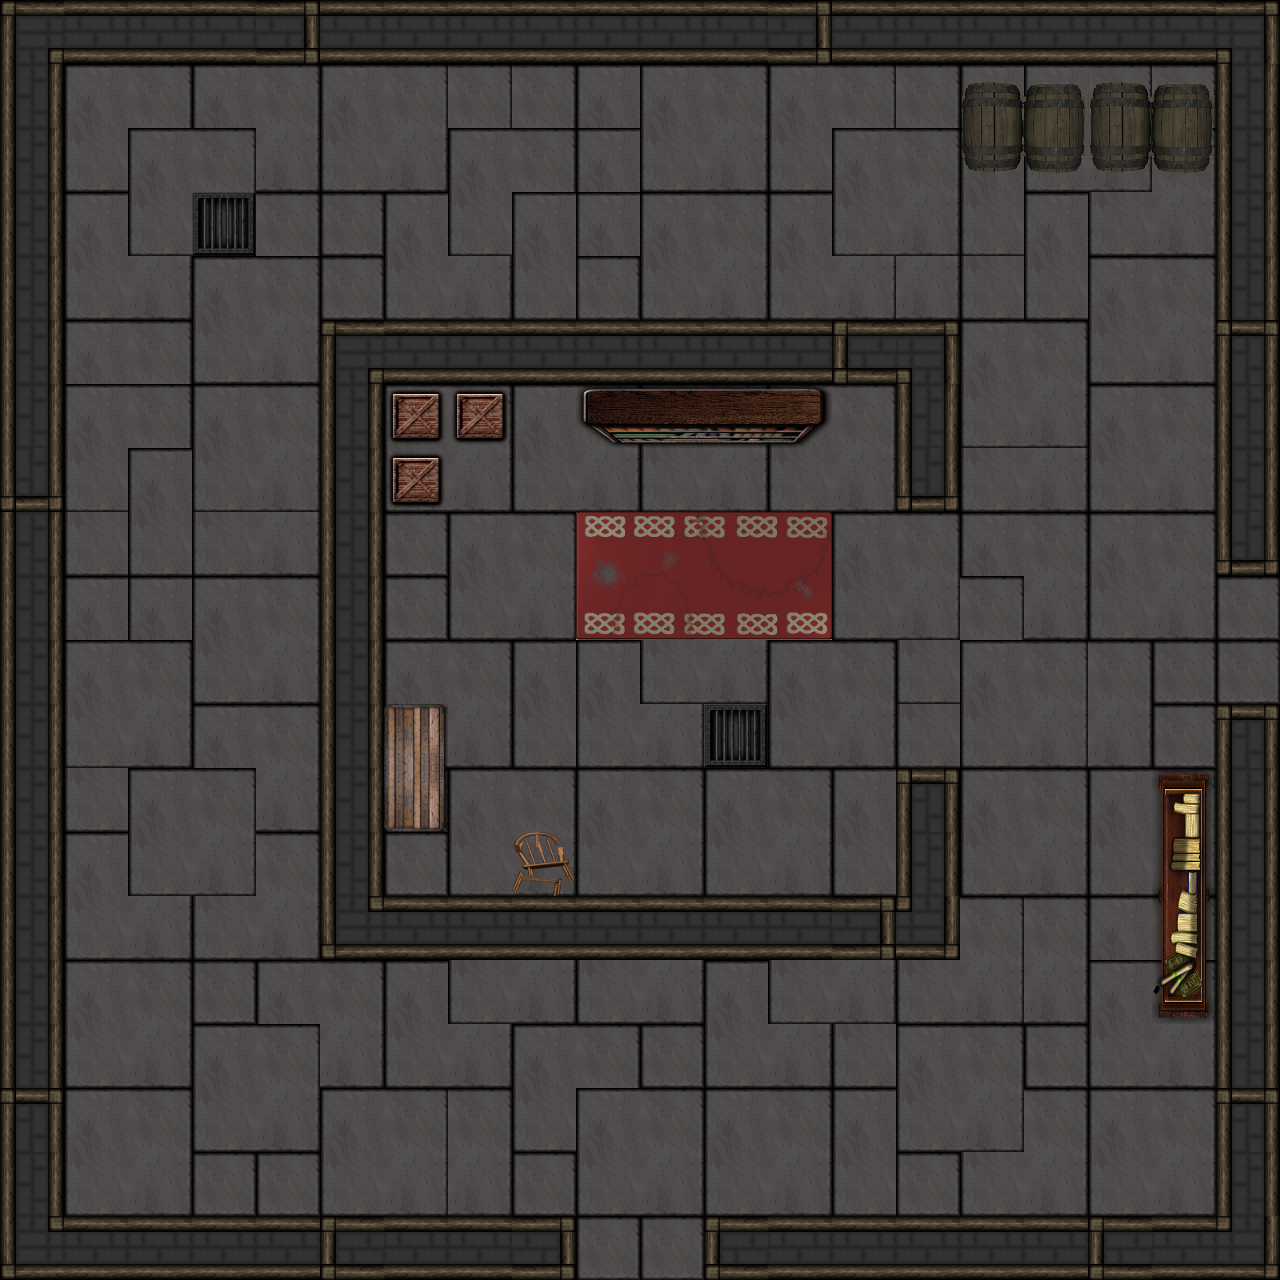

Tiled map render using the project's own tile images. Description and the whole map definition, tile-layer contents included, below:
An orthogonal 20x20 tile map with 64x64 px tiles, 2 tile layers (sol, decor) and 22 objects (17x wall, 2x door, zombie, key, health).

<map version="1.0" tiledversion="1.0.2" orientation="orthogonal" renderorder="right-down" width="20" height="20" tilewidth="64" tileheight="64" nextobjectid="34">
 <tileset firstgid="1" name="test_dungeon" tilewidth="64" tileheight="64" tilecount="160" columns="4">
  <image source="../img/test_dungeon.png" width="256" height="2560" />
 </tileset>
 <layer name="sol" width="20" height="20">
  <data encoding="csv">
3,2,2,2,10,2,2,2,2,2,2,2,10,2,2,2,2,2,2,4,
1,13,14,13,14,13,14,14,14,13,13,14,13,14,14,13,13,14,14,1,
1,17,13,14,18,17,18,13,14,13,17,18,17,13,14,13,17,18,14,1,
1,13,17,18,14,21,13,17,13,13,13,14,13,17,18,17,13,17,18,1,
1,17,18,13,14,21,17,18,17,21,17,18,17,18,18,17,17,13,14,1,
1,13,14,17,18,3,2,2,2,2,2,2,2,5,4,13,14,17,18,6,
1,13,14,13,14,1,13,14,13,14,13,14,13,14,1,17,18,13,14,1,
9,17,13,17,18,1,17,18,17,18,17,18,17,18,9,17,18,17,18,1,
1,17,17,17,18,1,21,13,14,13,14,13,14,13,14,13,14,13,14,9,
1,13,13,13,14,1,21,17,18,17,18,17,18,17,18,14,18,17,18,21,
1,13,14,17,18,1,13,14,13,13,17,18,13,14,17,13,14,14,21,21,
1,17,18,13,14,1,17,18,17,17,18,18,17,18,17,17,18,18,21,6,
1,17,13,14,18,1,21,13,14,13,14,13,14,13,6,13,14,13,14,1,
1,13,17,18,14,1,21,17,18,17,18,17,18,17,1,17,18,17,18,1,
1,17,18,17,18,7,2,2,2,2,2,2,2,10,8,14,14,13,14,1,
1,13,14,21,13,14,13,17,18,17,18,13,17,18,17,18,18,13,14,1,
1,17,18,13,14,18,17,18,13,14,21,17,18,17,13,14,21,17,18,1,
6,13,14,17,18,13,14,14,17,13,14,13,14,13,17,18,14,13,14,6,
1,17,18,21,21,17,18,18,21,17,18,17,18,17,21,17,18,17,18,1,
7,2,2,2,2,5,2,2,10,21,21,5,2,2,2,2,2,5,2,8
</data>
 </layer>
 <layer name="decor" width="20" height="20">
  <data encoding="csv">
0,0,0,0,0,0,0,0,0,0,0,0,0,0,0,0,0,0,0,0,
0,0,0,0,0,0,0,0,0,0,0,0,0,0,0,34,35,34,35,0,
0,0,0,0,0,0,0,0,0,0,0,0,0,0,0,38,39,38,39,0,
0,0,0,109,0,0,0,0,0,0,0,0,0,0,0,0,0,0,0,0,
0,0,0,0,0,0,0,0,0,0,0,0,0,0,0,0,0,0,0,0,
0,0,0,0,0,0,0,0,0,0,0,0,0,0,0,0,0,0,0,0,
0,0,0,0,0,0,49,49,0,81,82,83,84,0,0,0,0,0,0,0,
0,0,0,0,0,0,49,0,0,0,0,0,0,0,0,0,0,0,0,0,
0,0,0,0,0,0,0,0,0,69,70,71,72,0,0,0,0,0,0,0,
0,0,0,0,0,0,0,0,0,73,74,75,76,0,0,0,0,0,0,0,
0,0,0,0,0,0,0,0,0,0,0,0,0,0,0,0,0,0,0,0,
0,0,0,0,0,0,25,0,0,0,0,109,0,0,0,0,0,0,0,0,
0,0,0,0,0,0,29,0,0,0,0,0,0,0,0,0,0,0,43,0,
0,0,0,0,0,0,0,0,28,0,0,0,0,0,0,0,0,0,47,0,
0,0,0,0,0,0,0,0,0,0,0,0,0,0,0,0,0,0,51,0,
0,0,0,0,0,0,0,0,0,0,0,0,0,0,0,0,0,0,55,0,
0,0,0,0,0,0,0,0,0,0,0,0,0,0,0,0,0,0,0,0,
0,0,0,0,0,0,0,0,0,0,0,0,0,0,0,0,0,0,0,0,
0,0,0,0,0,0,0,0,0,0,0,0,0,0,0,0,0,0,0,0,
0,0,0,0,0,0,0,0,0,0,0,0,0,0,0,0,0,0,0,0
</data>
 </layer>
 <objectgroup name="wall">
  <object id="3" name="wall" x="64" y="0" width="1152" height="64" />
  <object id="4" name="wall" x="0" y="0" width="64" height="1280" />
  <object id="5" name="wall" x="1216" y="0" width="64" height="576" />
  <object id="6" name="wall" x="384" y="320" width="576" height="64" />
  <object id="7" name="wall" x="320" y="320" width="64" height="640" />
  <object id="8" name="wall" x="64" y="1216" width="512" height="64" />
  <object id="9" name="wall" x="704" y="1216" width="512" height="64" />
  <object id="10" name="wall" x="1216" y="704" width="64" height="576" />
  <object id="12" name="wall" x="384" y="896" width="576" height="64" />
  <object id="13" name="wall" x="896" y="768" width="64" height="128" />
  <object id="14" name="wall" x="896" y="384" width="64" height="128" />
  <object id="28" name="wall" x="576" y="384" width="256" height="64" />
  <object id="29" name="wall" x="384" y="384" width="64" height="128" />
  <object id="30" name="wall" x="448" y="384" width="64" height="64" />
  <object id="31" name="wall" x="384" y="704" width="64" height="128" />
  <object id="32" name="wall" x="1152" y="768" width="64" height="256" />
  <object id="33" name="wall" x="960" y="64" width="256" height="128" />
 </objectgroup>
 <objectgroup name="enemy">
  <object id="15" name="zombie" gid="110" x="192" y="832" width="64" height="64" />
 </objectgroup>
 <objectgroup name="item">
  <object id="20" name="door" gid="111" x="1216" y="704" width="64" height="128">
   <properties>
    <property name="dir" value="right" />
    <property name="link" value="map2" />
   </properties>
  </object>
  <object id="25" name="key" gid="112" x="1024" y="960" width="64" height="64" />
  <object id="26" name="health" gid="108" x="320" y="256" width="64" height="64" />
  <object id="27" name="door" gid="115" x="576" y="1280" width="128" height="64">
   <properties>
    <property name="dir" value="bottom" />
    <property name="link" value="map3" />
   </properties>
  </object>
 </objectgroup>
</map>
